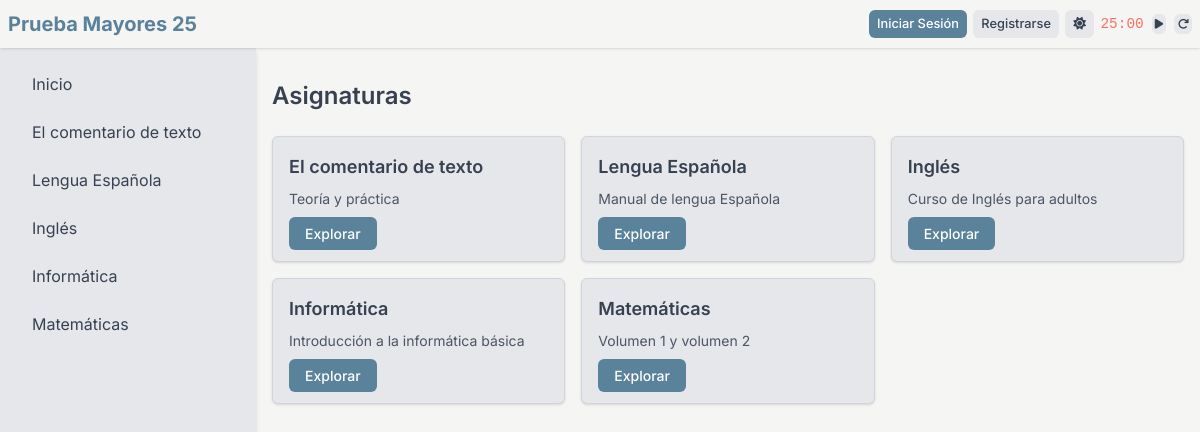
The page / on the database its author committed.
### tables this page shows
CREATE TABLE asignaturas (
                id INTEGER PRIMARY KEY AUTOINCREMENT,
                nombre TEXT NOT NULL UNIQUE,
                descripcion TEXT
            );

### app.py (the view)
@app.route("/")
def index():
    navbar_data = get_navbar_data()
    asignaturas = fetch_asignaturas()
    return render_template(
        "index.html", navbar_data=navbar_data, asignaturas=asignaturas
    )

### app.py (called while the page is built)
def fetch_asignaturas():
    with closing(get_db_connection()) as conn:
        return [
            dict(row)
            for row in conn.execute(
                "SELECT id, nombre, descripcion FROM asignaturas"
            ).fetchall()
        ]

def get_navbar_data():
    return {
        "is_authenticated": current_user.is_authenticated,
        "username": current_user.username if current_user.is_authenticated else None,
        "dark_mode": session.get("dark_mode", False),
    }

### init_db.py (called while the page is built)
def get_db_connection():
    db_path = os.path.join(current_app.root_path, "instance", "database.db")
    conn = sqlite3.connect(db_path, check_same_thread=False)
    conn.row_factory = sqlite3.Row
    return conn

### templates/index.html (shortened to what this page needs)
<!DOCTYPE html>
<html lang="es" data-theme="{{ 'dark' if navbar_data.dark_mode else 'light' }}">
<head>
    <link rel="stylesheet" href="https://cdnjs.cloudflare.com/ajax/libs/font-awesome/6.5.1/css/all.min.css">
    <script src="https://cdn.tailwindcss.com"></script>
    <link rel="stylesheet" href="{{ url_for('static', filename='css/style.css') }}">
</head>
<body>
    {% include '_navbar.html' %}
    {% include '_sidebar.html' %}
    <main class="content">
        <h1 class="text-2xl font-semibold mb-6">Asignaturas</h1>
        <div class="grid grid-cols-1 sm:grid-cols-2 lg:grid-cols-3 gap-4 max-w-5xl">
            {% for asignatura in asignaturas %}
            <div class="card">
                <h2 class="text-lg font-semibold mb-2">{{ asignatura['nombre'] }}</h2>
                <p class="text-sm text-gray-600 dark:text-gray-400 mb-3">{{ asignatura['descripcion'] }}</p>
                <a href="{{ url_for('mostrar_asignatura', asignatura_id=asignatura['id']) }}"
                    class="btn btn-primary">Explorar</a>
            </div>
            {% endfor %}
        </div>
    </main>
</body>
</html>

### templates/_sidebar.html
<aside class="sidebar">
    <ul>
        <li><a href="{{ url_for('index') }}">Inicio</a></li>
        {% for asignatura in asignaturas %}
        <li><a href="{{ url_for('mostrar_asignatura', asignatura_id=asignatura['id']) }}">{{ asignatura['nombre'] }}</a>
        </li>
        {% endfor %}
    </ul>
</aside>

### static/css/style.css (style rules this page uses)
:root { --primary-bg: #f5f5f4; --primary-text: #374151; --secondary-bg: #e5e7eb; --accent: #5a829b; --accent-hover: #456e87; --border: #d1d5db; --shadow: rgba(0, 0, 0, 0.1); --work-color: #ff6f61; --rest-color: #4caf50; }
body { font-family: Inter, sans-serif; background-color: var(--primary-bg); color: var(--primary-text); transition: background-color 0.3s ease, color 0.3s ease; margin: 0; padding: 0; }
.sidebar { position: fixed; top: 3rem; left: 0; width: 16rem; height: calc(100vh - 3rem); background-color: var(--secondary-bg); box-shadow: 0 4px 6px -1px var(--shadow), 0 2px 4px -1px var(--shadow); transform: translateX(-100%); transition: transform 0.3s ease-in-out; }
.sidebar ul { padding: 1rem; display: flex; flex-direction: column; gap: 0.5rem; list-style: none; margin: 0; }
.sidebar li a { display: block; padding: 0.5rem 1rem; border-radius: 0.375rem; color: var(--primary-text); text-decoration: none; transition: background-color 0.2s ease-in-out, color 0.2s ease-in-out; }
.content { padding-top: 5rem; padding-left: 1rem; padding-right: 1rem; min-height: 100vh; transition: margin-left 0.3s ease-in-out; box-sizing: border-box; }
@media (min-width: 769px) { .content { margin-left: 16rem; } }
@media (min-width: 769px) { .sidebar { transform: translateX(0); } }
.btn { padding: 0.5rem 1rem; border-radius: 0.375rem; font-weight: 500; font-size: 0.875rem; transition: background-color 0.2s ease-in-out, color 0.2s ease-in-out; cursor: pointer; border: none; }
.btn-primary { background-color: var(--accent); color: #fff; }
.card { background-color: var(--secondary-bg); padding: 1rem; border-radius: 0.375rem; box-shadow: 0 1px 3px 0 var(--shadow), 0 1px 2px -1px var(--shadow); border: 1px solid var(--border); }

### rows shown on the page
asignaturas: nombre "El comentario de texto", descripcion "Teoría y práctica"
asignaturas: nombre "Lengua Española", descripcion "Manual de lengua Española"
asignaturas: nombre "Inglés", descripcion "Curso de Inglés para adultos"
asignaturas: nombre "Informática", descripcion "Introducción a la informática básica"
asignaturas: nombre "Matemáticas", descripcion "Volumen 1 y volumen 2"
